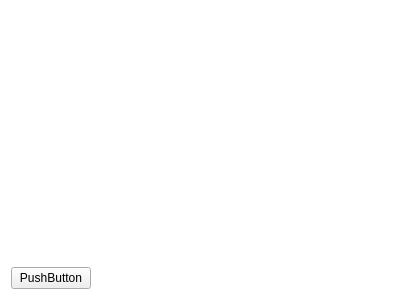
<?xml version="1.0" encoding="UTF-8"?>
<ui version="4.0">
 <class>Frame</class>
 <widget class="QFrame" name="Frame">
  <property name="geometry">
   <rect>
    <x>0</x>
    <y>0</y>
    <width>400</width>
    <height>300</height>
   </rect>
  </property>
  <property name="windowTitle">
   <string>Frame</string>
  </property>
  <property name="styleSheet">
   <string notr="true">QFrame#Frame{
background-color: white;
}</string>
  </property>
  <layout class="QVBoxLayout" name="verticalLayout">
   <item>
    <spacer name="verticalSpacer">
     <property name="orientation">
      <enum>Qt::Vertical</enum>
     </property>
     <property name="sizeHint" stdset="0">
      <size>
       <width>20</width>
       <height>248</height>
      </size>
     </property>
    </spacer>
   </item>
   <item>
    <layout class="QHBoxLayout" name="horizontalLayout">
     <item>
      <widget class="QPushButton" name="pushButton">
       <property name="text">
        <string>PushButton</string>
       </property>
      </widget>
     </item>
     <item>
      <spacer name="horizontalSpacer">
       <property name="orientation">
        <enum>Qt::Horizontal</enum>
       </property>
       <property name="sizeHint" stdset="0">
        <size>
         <width>40</width>
         <height>20</height>
        </size>
       </property>
      </spacer>
     </item>
    </layout>
   </item>
  </layout>
 </widget>
 <resources/>
 <connections/>
</ui>
